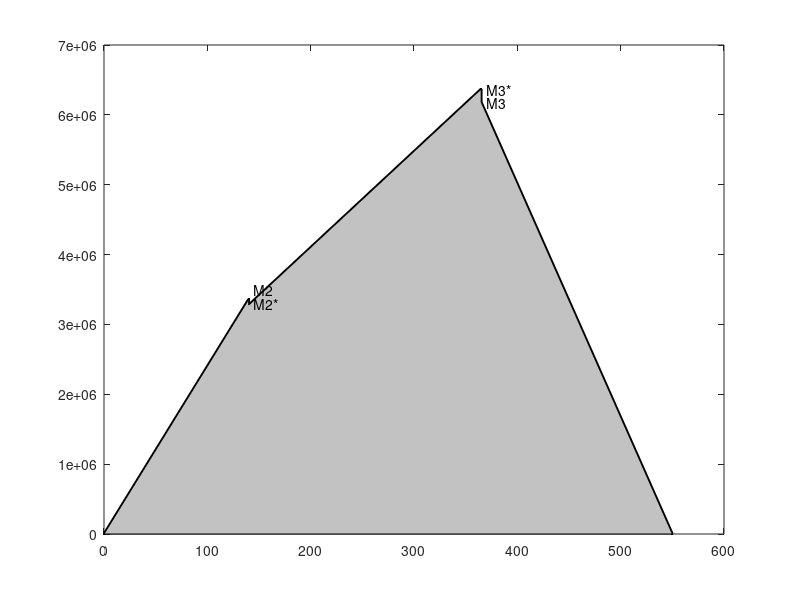

MATLAB code for this plot:
plot([0 140 140 365 365 550], [0 3360570 3277429 6370356 6182266 0], '.-k', 'LineWidth',2)
patch([0 140 140 365 365 550], [0 3360570 3277429 6370356 6182266 0], [0.76 0.76 0.76])
text(145, 35e5, 'M2')
text(145, 33e5, 'M2*')
text(370, 63.70e5, 'M3*')
text(370, 61.82e5, 'M3')
